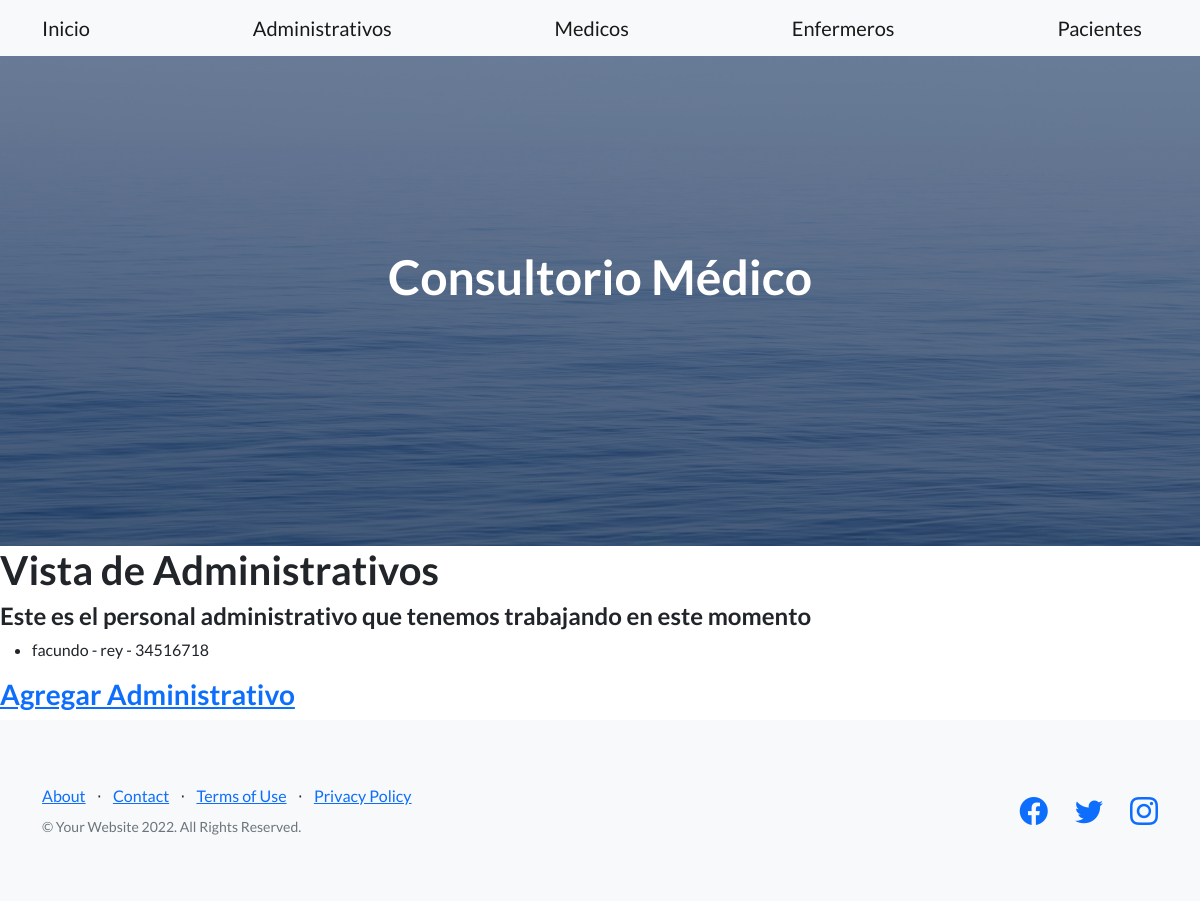
The app's page /consultorio/administrativos/, older data.
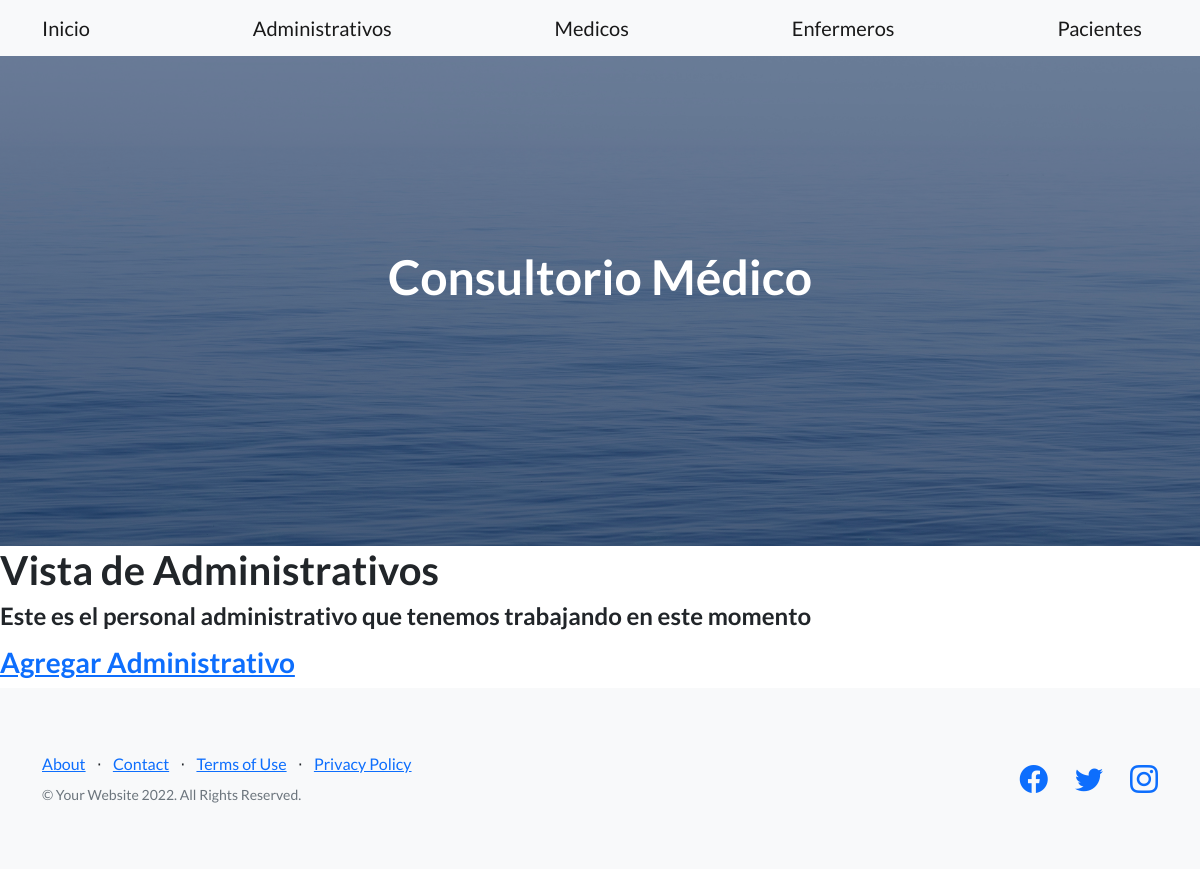
The same page, newer data.
### Appconsultorios/models.py (models this page shows, shortened)
class Administrativo(models.Model):
    nombre = models.CharField(max_length=50)
    apellido = models.CharField(max_length=50)
    legajo = models.IntegerField()

### Appconsultorios/views.py (the view)
# urls.py: path('administrativos/',administrativos,name="administrativos"),
def administrativos(request):
    lista=Administrativo.objects.all
    return render(request,'administrativos.html', {'lista_administrativos':lista})

### Appconsultorios/Templates/administrativos.html
{% extends 'padre.html' %}
{% load static %}
{% block contenidoQueCambia %}
    <h1>Vista de Administrativos </h1>
    <h4>Este es el personal administrativo que tenemos trabajando en este momento</h4>
    <ul>
        {% for administrativo in lista_administrativos %}
            <li>{{administrativo.nombre}} - {{administrativo.apellido}} - {{administrativo.legajo}}</li>
        {% endfor %}
    </ul>
    <h3>
        <a href="{% url 'administrativoFormulario' %}">Agregar Administrativo</a>
    </h3>
{% endblock contenidoQueCambia %}

Row changes from the older to the newer data that the page shows:
removed Administrativo: nombre "facundo", apellido "rey", legajo "34516718"
